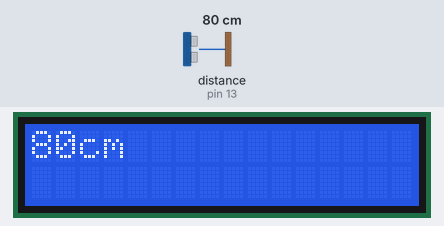
The sketch below on a simulated Arduino Uno, built with avr-gcc and run on an emulated ATmega328P. Shown: 16×2 character LCD. The test bench sets the inputs (shaded band); at power-on: distance to the obstacle (sensor on pin 13) 80 cm.

Above: at 1.2 s.
1.3 s: distance to the obstacle (sensor on pin 13) set to 2 cm
At 2.0 s:
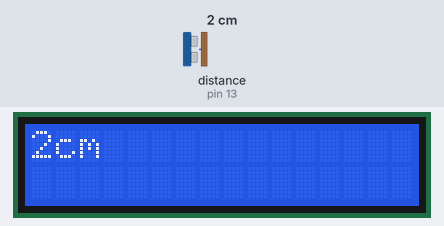
2.8 s: distance to the obstacle (sensor on pin 13) set to 4 cm
At 3.7 s:
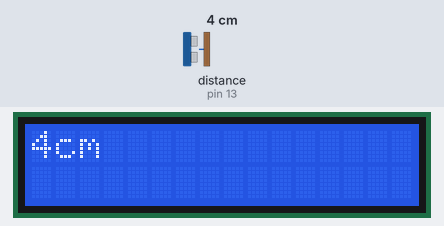
4.3 s: distance to the obstacle (sensor on pin 13) set to 18 cm
At 5.7 s:
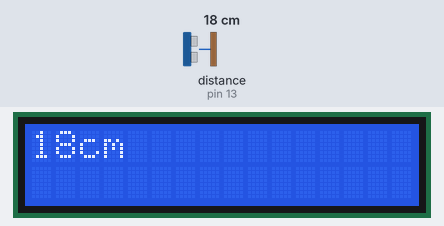
7.3 s: distance to the obstacle (sensor on pin 13) set to 60 cm
At 8.2 s:
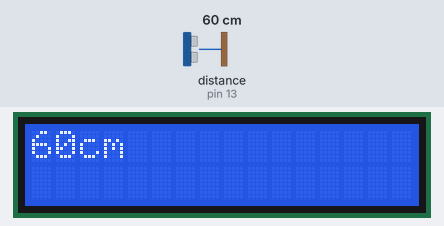
10.3 s: distance to the obstacle (sensor on pin 13) set to 2 cm
At 11.4 s:
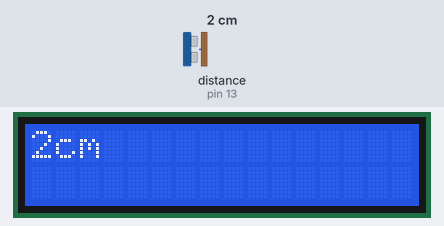
13.3 s: distance to the obstacle (sensor on pin 13) set to 120 cm
At 13.9 s:
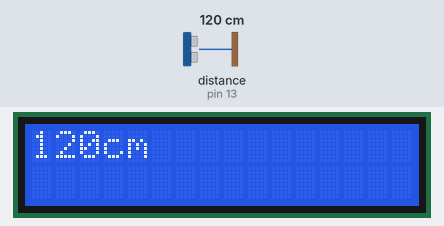
Timing chart, 0 to 16.3 s (numbered marks = the images above; inputs shaded):
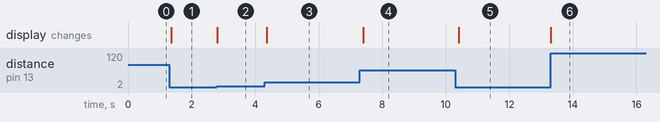

The sketch:

UltrasonicDemo.ino
```cpp
#include "Ultrasonic.h"
#include <LiquidCrystal.h>
LiquidCrystal lcd(11, 10, 9, 4, 5, 6, 7);
Ultrasonic ultrasonic(12,13);

void setup() {
lcd.begin(16, 2);
lcd.print("testing...");
}

void loop()
{
  lcd.clear();
  lcd.setCursor(0, 0);
  lcd.print(ultrasonic.Ranging(CM));
  lcd.print("cm");

  delay(100);
}
```

Measured:
- after the input at 1.3 s, the display: changes after 0.07 s (image 1)
- after the input at 2.8 s, the display: changes at once (image 2)
- after the input at 4.3 s, the display: changes after 0.07 s (image 3)
- after the input at 7.3 s, the display: changes after 0.11 s (image 4)
- after the input at 10.3 s, the display: changes after 0.10 s (image 5)
- after the input at 13.3 s, the display: changes at once (image 6)
